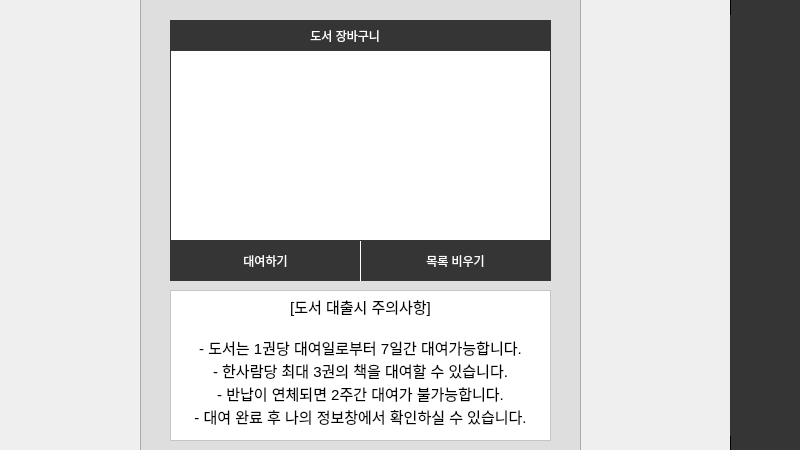
<?xml version="1.0" encoding="UTF-8"?>
<ui version="4.0">
 <class>Dialog</class>
 <widget class="QDialog" name="Dialog">
  <property name="geometry">
   <rect>
    <x>0</x>
    <y>0</y>
    <width>800</width>
    <height>450</height>
   </rect>
  </property>
  <property name="windowTitle">
   <string>도서 대여</string>
  </property>
  <property name="styleSheet">
   <string notr="true"/>
  </property>
  <widget class="QPushButton" name="email_C_Btn">
   <property name="geometry">
    <rect>
     <x>830</x>
     <y>215</y>
     <width>51</width>
     <height>31</height>
    </rect>
   </property>
   <property name="font">
    <font>
     <family>Arial</family>
     <weight>50</weight>
     <bold>false</bold>
    </font>
   </property>
   <property name="styleSheet">
    <string notr="true">QPushButton{
border:1px solid #353535;
background-color:#353535;
color:#fff;
}

QPushButton:hover{
background-color:#fff;
color:#353535;
}
</string>
   </property>
   <property name="text">
    <string>확인</string>
   </property>
  </widget>
  <widget class="QPushButton" name="search_icon">
   <property name="geometry">
    <rect>
     <x>730</x>
     <y>85</y>
     <width>71</width>
     <height>71</height>
    </rect>
   </property>
   <property name="font">
    <font>
     <family>Adobe Arabic</family>
     <pointsize>16</pointsize>
    </font>
   </property>
   <property name="styleSheet">
    <string notr="true">QPushButton{
background:#353535;
border:none;
}
QPushButton:hover{
border:2px solid #fff; 
}</string>
   </property>
   <property name="text">
    <string/>
   </property>
   <property name="icon">
    <iconset>
     <normaloff>icon/Icon2.png</normaloff>icon/Icon2.png</iconset>
   </property>
   <property name="iconSize">
    <size>
     <width>40</width>
     <height>40</height>
    </size>
   </property>
  </widget>
  <widget class="QPushButton" name="donation_icon">
   <property name="geometry">
    <rect>
     <x>730</x>
     <y>295</y>
     <width>71</width>
     <height>71</height>
    </rect>
   </property>
   <property name="font">
    <font>
     <family>Adobe Arabic</family>
     <pointsize>16</pointsize>
    </font>
   </property>
   <property name="styleSheet">
    <string notr="true">QPushButton{
background:#353535;
border:none;
}
QPushButton:hover{
border:2px solid #fff; 
}</string>
   </property>
   <property name="text">
    <string/>
   </property>
   <property name="icon">
    <iconset>
     <normaloff>icon/Icon5.png</normaloff>icon/Icon5.png</iconset>
   </property>
   <property name="iconSize">
    <size>
     <width>35</width>
     <height>35</height>
    </size>
   </property>
  </widget>
  <widget class="QPushButton" name="shopping_icon">
   <property name="geometry">
    <rect>
     <x>730</x>
     <y>155</y>
     <width>71</width>
     <height>71</height>
    </rect>
   </property>
   <property name="font">
    <font>
     <family>Adobe Arabic</family>
     <pointsize>16</pointsize>
    </font>
   </property>
   <property name="styleSheet">
    <string notr="true">QPushButton{
background:#353535;
border:none;
}
QPushButton:hover{
border:2px solid #fff; 
}</string>
   </property>
   <property name="text">
    <string/>
   </property>
   <property name="icon">
    <iconset>
     <normaloff>icon/Icon3.png</normaloff>icon/Icon3.png</iconset>
   </property>
   <property name="iconSize">
    <size>
     <width>35</width>
     <height>35</height>
    </size>
   </property>
  </widget>
  <widget class="QPushButton" name="return_icon">
   <property name="geometry">
    <rect>
     <x>730</x>
     <y>225</y>
     <width>71</width>
     <height>71</height>
    </rect>
   </property>
   <property name="font">
    <font>
     <family>Adobe Arabic</family>
     <pointsize>16</pointsize>
    </font>
   </property>
   <property name="styleSheet">
    <string notr="true">QPushButton{
background:#353535;
border:none;
}
QPushButton:hover{
border:2px solid #fff; 
}</string>
   </property>
   <property name="text">
    <string/>
   </property>
   <property name="icon">
    <iconset>
     <normaloff>icon/Icon4.png</normaloff>icon/Icon4.png</iconset>
   </property>
   <property name="iconSize">
    <size>
     <width>35</width>
     <height>35</height>
    </size>
   </property>
  </widget>
  <widget class="QPushButton" name="home_icon">
   <property name="geometry">
    <rect>
     <x>730</x>
     <y>15</y>
     <width>71</width>
     <height>71</height>
    </rect>
   </property>
   <property name="font">
    <font>
     <family>Adobe Arabic</family>
     <pointsize>16</pointsize>
    </font>
   </property>
   <property name="styleSheet">
    <string notr="true">QPushButton{
background:#353535;
border:none;
}
QPushButton:hover{
border:2px solid #fff; 
}</string>
   </property>
   <property name="text">
    <string/>
   </property>
   <property name="icon">
    <iconset>
     <normaloff>icon/Icon1.png</normaloff>icon/Icon1.png</iconset>
   </property>
   <property name="iconSize">
    <size>
     <width>35</width>
     <height>35</height>
    </size>
   </property>
  </widget>
  <widget class="QTextBrowser" name="textBrowser_3">
   <property name="geometry">
    <rect>
     <x>730</x>
     <y>-15</y>
     <width>71</width>
     <height>471</height>
    </rect>
   </property>
   <property name="styleSheet">
    <string notr="true">border:1px solid; background-color:#353535;</string>
   </property>
  </widget>
  <widget class="QPushButton" name="email_Btn">
   <property name="geometry">
    <rect>
     <x>830</x>
     <y>155</y>
     <width>51</width>
     <height>31</height>
    </rect>
   </property>
   <property name="font">
    <font>
     <family>Arial</family>
     <weight>50</weight>
     <bold>false</bold>
    </font>
   </property>
   <property name="styleSheet">
    <string notr="true">QPushButton{
border:1px solid #353535;
background-color:#353535;
color:#fff;
}

QPushButton:hover{
background-color:#fff;
color:#353535;
}
</string>
   </property>
   <property name="text">
    <string>전송</string>
   </property>
  </widget>
  <widget class="QPushButton" name="user_icon">
   <property name="geometry">
    <rect>
     <x>730</x>
     <y>365</y>
     <width>71</width>
     <height>71</height>
    </rect>
   </property>
   <property name="font">
    <font>
     <family>Adobe Arabic</family>
     <pointsize>16</pointsize>
    </font>
   </property>
   <property name="styleSheet">
    <string notr="true">QPushButton{
background:#353535;
border:none;
}
QPushButton:hover{
border:2px solid #fff; 
}</string>
   </property>
   <property name="text">
    <string/>
   </property>
   <property name="icon">
    <iconset>
     <normaloff>icon/Icon6.png</normaloff>icon/Icon6.png</iconset>
   </property>
   <property name="iconSize">
    <size>
     <width>40</width>
     <height>40</height>
    </size>
   </property>
  </widget>
  <widget class="QPushButton" name="shopping_Btn">
   <property name="geometry">
    <rect>
     <x>170</x>
     <y>240</y>
     <width>191</width>
     <height>41</height>
    </rect>
   </property>
   <property name="font">
    <font>
     <family>Arial</family>
     <weight>50</weight>
     <bold>false</bold>
    </font>
   </property>
   <property name="styleSheet">
    <string notr="true">QPushButton{
border:1px solid #353535;
background-color:#353535;
color:#fff;
}

QPushButton:hover{
background-color:#fff;
color:#353535;
}
</string>
   </property>
   <property name="text">
    <string>대여하기</string>
   </property>
  </widget>
  <widget class="QTextBrowser" name="textBrowser_2">
   <property name="geometry">
    <rect>
     <x>140</x>
     <y>-10</y>
     <width>441</width>
     <height>541</height>
    </rect>
   </property>
   <property name="styleSheet">
    <string notr="true">background-color:#dedede;</string>
   </property>
  </widget>
  <widget class="QLabel" name="label_2">
   <property name="geometry">
    <rect>
     <x>170</x>
     <y>20</y>
     <width>381</width>
     <height>31</height>
    </rect>
   </property>
   <property name="styleSheet">
    <string notr="true">border:1px solid #353535;
background-color:#353535;
color:#fff;</string>
   </property>
   <property name="text">
    <string>                                         도서 장바구니</string>
   </property>
  </widget>
  <widget class="QTextBrowser" name="textBrowser">
   <property name="geometry">
    <rect>
     <x>170</x>
     <y>290</y>
     <width>381</width>
     <height>151</height>
    </rect>
   </property>
   <property name="styleSheet">
    <string notr="true">background-color:#fff;</string>
   </property>
   <property name="html">
    <string>&lt;!DOCTYPE HTML PUBLIC &quot;-//W3C//DTD HTML 4.0//EN&quot; &quot;http://www.w3.org/TR/REC-html40/strict.dtd&quot;&gt;
&lt;html&gt;&lt;head&gt;&lt;meta name=&quot;qrichtext&quot; content=&quot;1&quot; /&gt;&lt;style type=&quot;text/css&quot;&gt;
p, li { white-space: pre-wrap; }
&lt;/style&gt;&lt;/head&gt;&lt;body style=&quot; font-family:'Ubuntu'; font-size:11pt; font-weight:400; font-style:normal;&quot;&gt;
&lt;p align=&quot;center&quot; style=&quot; margin-top:0px; margin-bottom:0px; margin-left:0px; margin-right:0px; -qt-block-indent:0; text-indent:0px;&quot;&gt;[도서 대출시 주의사항]&lt;/p&gt;
&lt;p align=&quot;center&quot; style=&quot;-qt-paragraph-type:empty; margin-top:0px; margin-bottom:0px; margin-left:0px; margin-right:0px; -qt-block-indent:0; text-indent:0px;&quot;&gt;&lt;br /&gt;&lt;/p&gt;
&lt;p align=&quot;center&quot; style=&quot; margin-top:0px; margin-bottom:0px; margin-left:0px; margin-right:0px; -qt-block-indent:0; text-indent:0px;&quot;&gt;- 도서는 1권당 대여일로부터 7일간 대여가능합니다.&lt;/p&gt;
&lt;p align=&quot;center&quot; style=&quot; margin-top:0px; margin-bottom:0px; margin-left:0px; margin-right:0px; -qt-block-indent:0; text-indent:0px;&quot;&gt;- 한사람당 최대 3권의 책을 대여할 수 있습니다.&lt;/p&gt;
&lt;p align=&quot;center&quot; style=&quot; margin-top:0px; margin-bottom:0px; margin-left:0px; margin-right:0px; -qt-block-indent:0; text-indent:0px;&quot;&gt;- 반납이 연체되면 2주간 대여가 불가능합니다.&lt;/p&gt;
&lt;p align=&quot;center&quot; style=&quot; margin-top:0px; margin-bottom:0px; margin-left:0px; margin-right:0px; -qt-block-indent:0; text-indent:0px;&quot;&gt;- 대여 완료 후 나의 정보창에서 확인하실 수 있습니다.&lt;/p&gt;&lt;/body&gt;&lt;/html&gt;</string>
   </property>
  </widget>
  <widget class="QListWidget" name="shopping_list">
   <property name="geometry">
    <rect>
     <x>170</x>
     <y>50</y>
     <width>381</width>
     <height>192</height>
    </rect>
   </property>
   <property name="styleSheet">
    <string notr="true">border:1px solid #353535;</string>
   </property>
  </widget>
  <widget class="QPushButton" name="shopping_clear">
   <property name="enabled">
    <bool>true</bool>
   </property>
   <property name="geometry">
    <rect>
     <x>360</x>
     <y>240</y>
     <width>191</width>
     <height>41</height>
    </rect>
   </property>
   <property name="font">
    <font>
     <family>Arial</family>
     <weight>50</weight>
     <bold>false</bold>
    </font>
   </property>
   <property name="styleSheet">
    <string notr="true">QPushButton{
border:1px solid #353535;
border-left:1px solid #fff;
background-color:#353535;
color:#fff;
}

QPushButton:hover{
background-color:#fff;
color:#353535;
}

</string>
   </property>
   <property name="text">
    <string>목록 비우기</string>
   </property>
  </widget>
  <zorder>textBrowser_2</zorder>
  <zorder>textBrowser_3</zorder>
  <zorder>email_C_Btn</zorder>
  <zorder>search_icon</zorder>
  <zorder>donation_icon</zorder>
  <zorder>shopping_icon</zorder>
  <zorder>return_icon</zorder>
  <zorder>home_icon</zorder>
  <zorder>email_Btn</zorder>
  <zorder>user_icon</zorder>
  <zorder>label_2</zorder>
  <zorder>textBrowser</zorder>
  <zorder>shopping_list</zorder>
  <zorder>shopping_Btn</zorder>
  <zorder>shopping_clear</zorder>
 </widget>
 <resources/>
 <connections/>
</ui>
